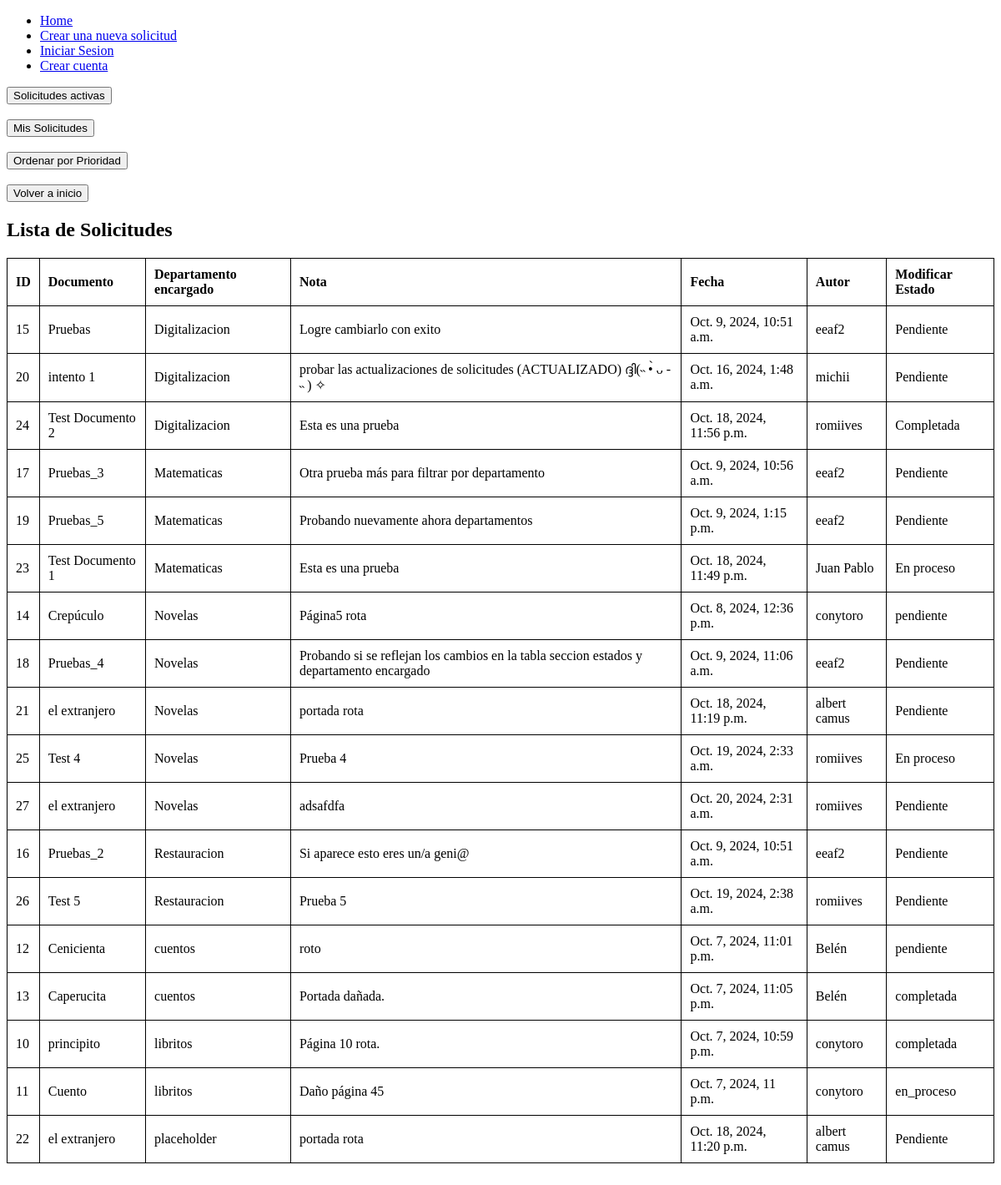
The page /solicitudes_existentes/ on the database as committed earlier.
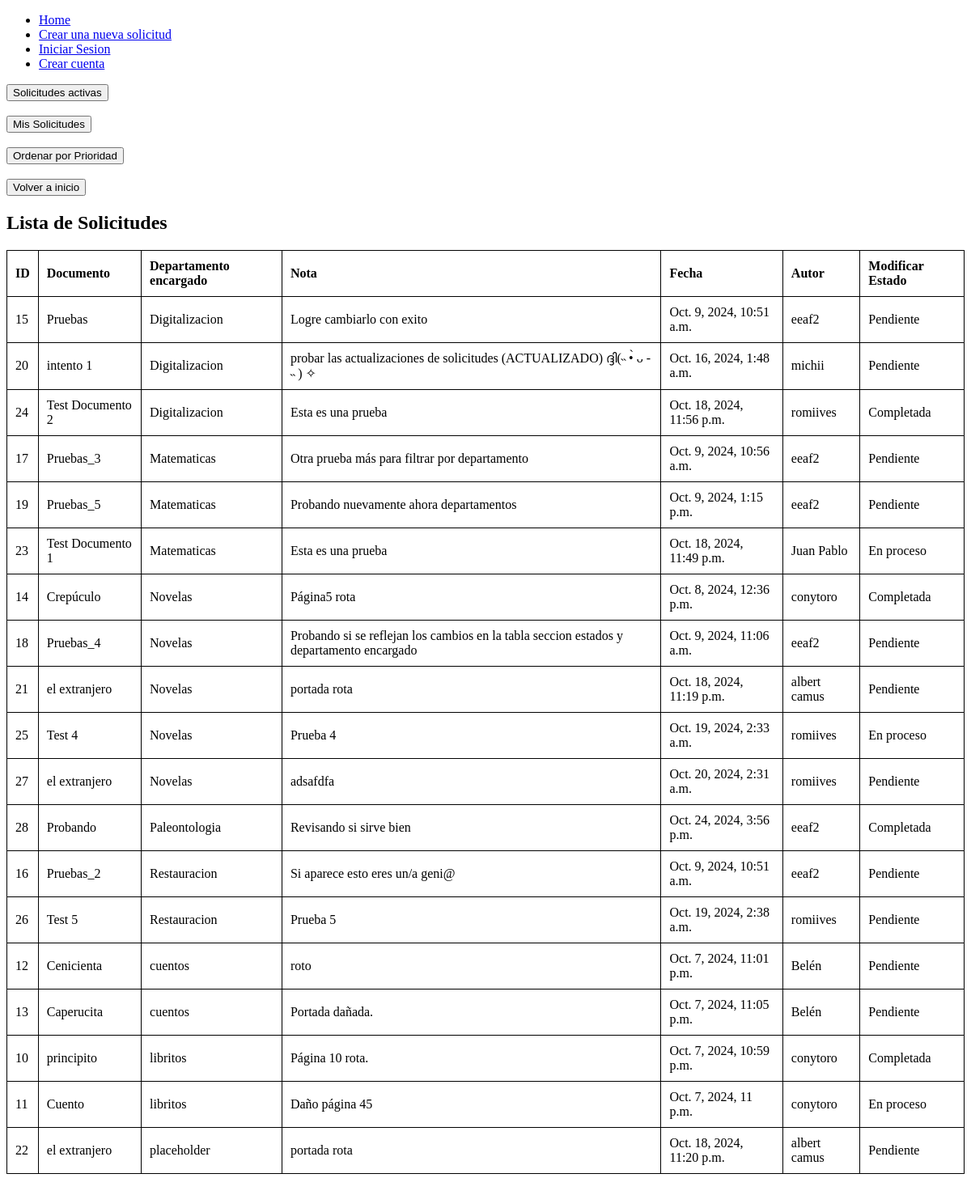
The same page on the database as committed later.
### Cuentas/models.py (models this page shows, shortened)
class Solicitudes(models.Model):
    ESTADOS = [
        ('Pendiente','Pendiente'),
        ('En proceso','En proceso'),
        ('Completada','Completada'),
        ('Rechazada','Rechazada')
    ]
    DEPARTAMENTOS = [
        ("placeholder","Seleccionar"),
        ("Matematicas","Matematicas"),
        ("Paleontologia","Paleontologia"),
        ("Restauracion","Restauracion"),
        ("Digitalizacion","Digitalizacion"),
        ("libritos","Libreria"),
        ("Novelas","Novelas"),
        ("cuentos","Cuentos"),
        ]
    Prioridad=[
        ("Muy Importante","Muy Importante"),
        ("Importante","Importante"),
        ("Poco Importante","Poco Importante")
    ]
    documento = models.CharField(max_length=100)
    departamento = models.CharField(max_length=60, choices=DEPARTAMENTOS,default="placeholder")
    nota = models.TextField(blank=True)
    fecha = models.DateTimeField(auto_now_add=True)
    autor = models.CharField(max_length=60)
    estado = models.CharField(max_length=20, choices=ESTADOS, default='pendiente')
    prioridad= models.CharField(max_length=120, choices=Prioridad, default="Importante")
    class Meta:
        ordering = ['-fecha']  # Ordena por fecha de manera ascendente
        ordering = ['departamento']

### Cuentas/views.py (the view)
# urls.py: path('solicitudes_existentes/',views.soliexistentes, name='soliexistentes'),
def soliexistentes(request):
    variable = Solicitudes.objects.values() #values. variable es la info.
    return render(request, 'solicitudes_existentes.html', {'contexto': variable})

### Cuentas/templates/solicitudes_existentes.html (shortened to what this page needs)
<!DOCTYPE html>
<html lang="es">
<head>
</head>
<body>
        <ul>
            <li>
                <a href="{% url 'Home' %}">Home</a>
            </li>
            <li>
                <a href="/solicitudes">Crear una nueva solicitud</a>
            </li>
            {% if user.is_authenticated %}
            <li>
                <a href="/cerrar_sesion">Cerrar Sesion</a>
            </li>
            {% else %}
            <li>
                <a href="/iniciar_sesion">Iniciar Sesion</a>
            </li>
            <li>
                <a href="/crear_cuenta">Crear cuenta</a>
            </li>
            {% endif %}
        </ul>
    <a href="{% url 'filtrar_activas' %}?activas=true">
        <button>Solicitudes activas</button>
    </a>
    <br>
    <br>
    <a href="{% url 'filtrar_solicitudes_usuario' %}?activas=True">
        <button>Mis Solicitudes</button>
    </a>
    <br>
    <br>
    <a href="{% url 'Prioridad' %}">
        <button>Ordenar por Prioridad</button>
    </a>
    <br>
    <br>
    <a href="{% url 'Home' %}">
        <button>Volver a inicio</button>
    </a>
    <h2>Lista de Solicitudes</h2>
    <table>
        <thead>
            <tr>
                <th>ID</th>
                <th>Documento</th>
                <th>Departamento encargado</th>
                <th>Nota</th>
                <th>Fecha</th>
                <th>Autor</th>
                <th>Modificar Estado</th>
            </tr>
        </thead>
        <tbody>
            {% for x in contexto %}
                <tr>
                    <td>{{ x.id }}</td>
                    <td>{{ x.documento }}</td>
                    <td>{{ x.departamento }}</td>
                    <td>{{ x.nota }}</td>
                    <td>{{ x.fecha }}</td>
                    <td>{{ x.autor }}</td>
                    <td>{{ x.estado }}</a></td>
                </tr>
            {% empty %}
                <tr>
                    <td colspan="7">No hay solicitudes.</td>
                </tr>
            {% endfor %}
        </tbody>
    </table>
    <br>
</body>
</html>

### Cuentas/templates/solicitudes_existentes.html (style rules this page uses)
table { width: 100%; border-collapse: collapse; }
table, th, td { border: 1px solid black; }
th, td { padding: 10px; text-align: left; }

Rows that differ between the two databases and show on the page:
changed Solicitudes "Crepúculo": estado "pendiente" → "Completada"
added Solicitudes: id "28", documento "Probando", departamento "Paleontologia", nota "Revisando si sirve bien", fecha "Oct. 24, 2024, 3:56 p.m.", autor "eeaf2", estado "Completada"
changed Solicitudes "Cenicienta": estado "pendiente" → "Pendiente"
changed Solicitudes "Caperucita": estado "completada" → "Pendiente"
changed Solicitudes "principito": estado "completada" → "Completada"
changed Solicitudes "Cuento": estado "en_proceso" → "En proceso"
